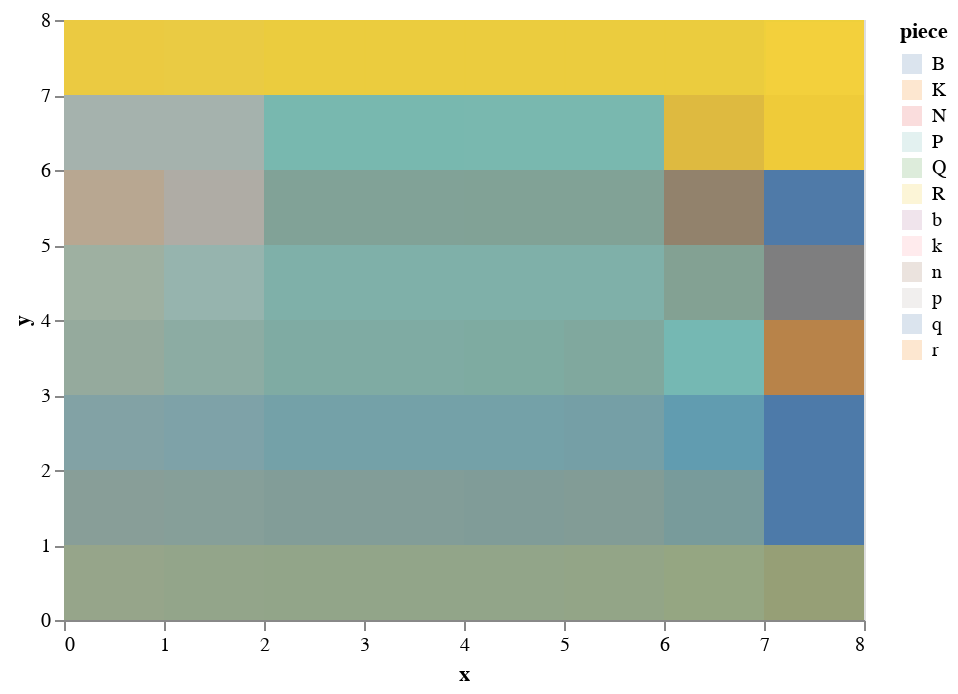

The notebook cell this image was saved under:
### Code cell
alt.Chart(df_game).mark_rect(
    size=60, 
    opacity = 0.2
    ).encode(
    x = 'x', 
    y = 'y', 
    color = 'piece'
)

### Figure 1 — Vega-Lite specification as saved in the notebook (floating-point values rounded to 4 significant figures; data arrays with more than 128 entries replaced by an {"elided": "..."} marker saying what was removed)
{"config": {"view": {"continuousWidth": 400, "continuousHeight": 300}}, "data": {"name": "data-7a53cd49f300a1fe78ccc6b418a3928f"}, "mark": {"type": "rect", "opacity": 0.2, "size": 60}, "encoding": {"color": {"type": "nominal", "field": "piece"}, "x": {"type": "quantitative", "field": "x"}, "y": {"type": "quantitative", "field": "y"}}, "$schema": "https://vega.github.io/schema/vega-lite/v4.8.1.json", "datasets": {"data-7a53cd49f300a1fe78ccc6b418a3928f": {"elided": "1510 records"}}}
